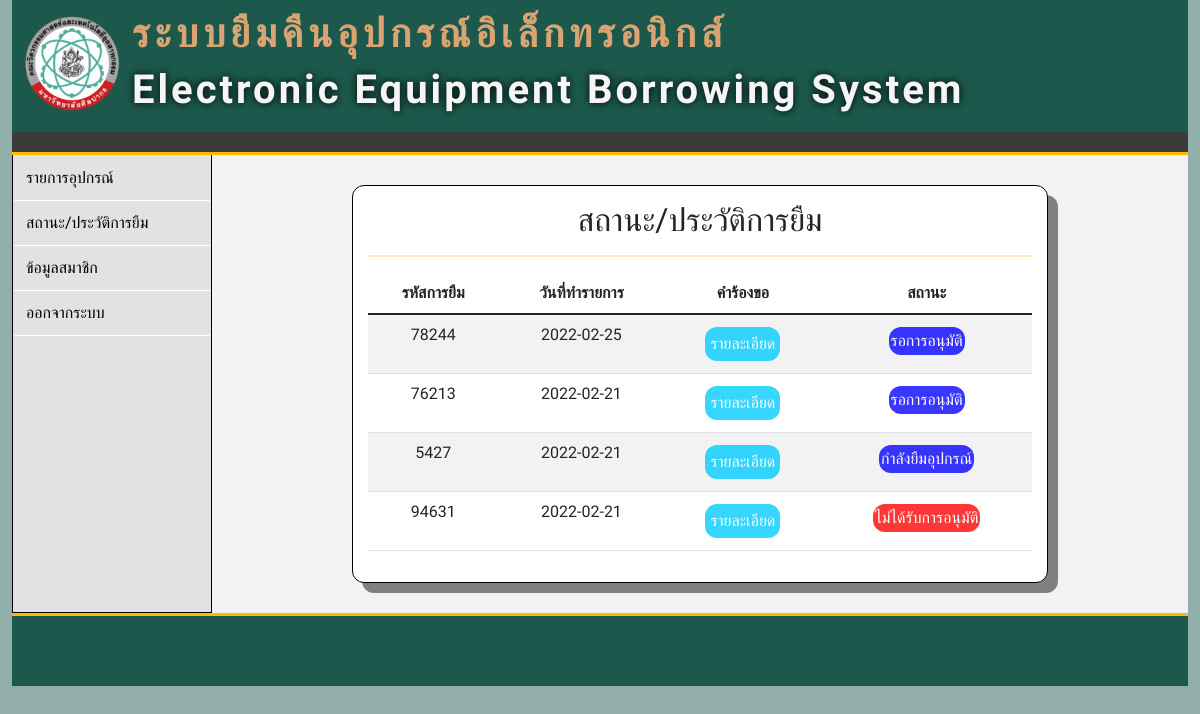
Before: /s_history.php (signed in) with the older database file.
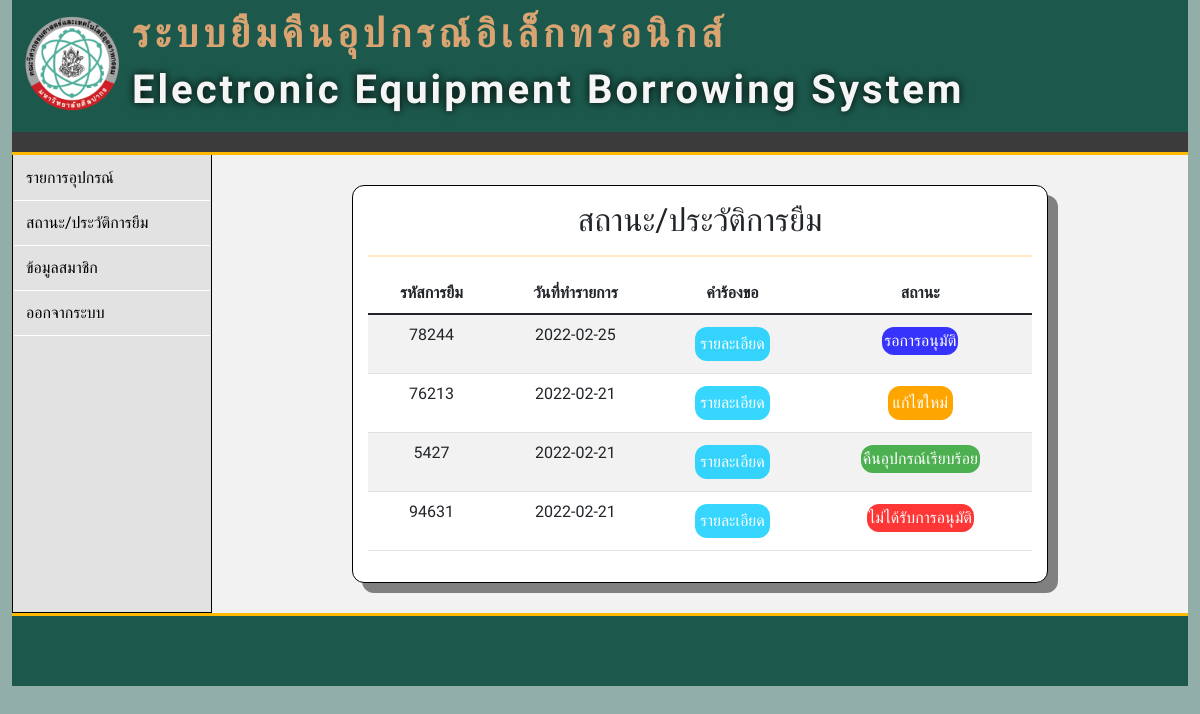
After: the same page with the newer database file.
### tables this page shows
CREATE TABLE `tb_eq_borrow` (
  `id` int(10) NOT NULL,
  `borrow_id` int(255) NOT NULL,
  `s_user` varchar(255) NOT NULL,
  `eq_id` int(100) NOT NULL,
  `eq_number` int(100) NOT NULL,
  `FromDate` varchar(255) NOT NULL,
  `ToDate` varchar(255) NOT NULL,
  `Descriptions` varchar(255) NOT NULL,
  `Status` int(10) NOT NULL DEFAULT 1,
  `DateTime` date NOT NULL DEFAULT current_timestamp()
);

### function/function.php (called while the page is built, shortened)
<?php
class DB_con
{
    public function __construct()
    {
        $conn = mysqli_connect(DB_SERVER, DB_USER, DB_PASS, DB_NAME);
        $this->dbcon = $conn;
    }
    public function eq_borrow_suser_fetch($s_user)
    {
        $result = mysqli_query($this->dbcon, "SELECT * FROM tb_eq_borrow WHERE s_user = '$s_user' GROUP BY borrow_id ORDER BY id DESC");
        return $result;
    }
    public function eq_borrow_id_fetch($borrow_id)
    {
        $result = mysqli_query($this->dbcon, "SELECT * FROM tb_eq_borrow WHERE borrow_id = '$borrow_id' ");
        return $result;
    }
}
?>

### s_history.php (the view, shortened to what this page needs)
<!DOCTYPE html>
<html lang="en">
<head>
    <link href="https://cdn.jsdelivr.net/npm/bootstrap@5.1.2/dist/css/bootstrap.min.css" rel="stylesheet">
    <link rel="stylesheet" href="css/history.css">
</head>
<body style="background-color: #91AFA8">
    <div class="container-fluid">
        <?php
        include "item/pageheader.php";
        ?>
        <div class="menu">
            <aside>
                <?php
                include "item/menubar_s.php";
                ?>
            </aside>
            <main class="form">
                <div class="box">
                    <h2>สถานะ/ประวัติการยืม</h2>
                    <hr class="s1">
                    <form action="#" method="post" enctype="multipart/form-data">
                        <table class="table table-striped">
                            <thead>
                                <tr>
                                    <th>รหัสการยืม</th>
                                    <th>วันที่ทำรายการ</th>
                                    <th>คำร้องขอ</th>
                                    <th>สถานะ</th>
                                </tr>
                            </thead>
                            <tbody>
                                <?php
                                include_once('function/function.php');
                                $s_user = $_SESSION['s_user'];
                                $eq = new DB_con();
                                $eq1 = new DB_con();
                                $eq2 = new DB_con();
                                $eq_p_borrow = $eq->eq_borrow_suser_fetch($s_user);
                                $i = 1;
                                while ($sql1 = mysqli_fetch_array($eq_p_borrow)) {
                                ?>
                                    <tr>
                                        <td><?php echo $sql1['borrow_id']; ?></td>
                                        <td><?php echo $sql1['DateTime']; ?></td>
                                        <td>
                                            <a class="bb2" href="#popup<?php echo $i; ?>">รายละเอียด</a>
                                                                <?php
                                                                    $borrow_id = $sql1['borrow_id'];
                                                                    $suser = $eq2->eq_borrow_id_fetch($borrow_id);
                                                                    while ($sql2 = mysqli_fetch_array($suser)) {
                                                                        ?>
                                                                        <?php
                                                                        $eq_id = $sql2['eq_id'];
                                                                        $eq_name = $eq1->eq_id_fetch($eq_id);
                                                                        while ($sql3 = mysqli_fetch_array($eq_name)) { ?>
                                                                            <?php
                                                                            $i = $i + 1;
                                                                        }
                                                                        ?>
                                                                    <?php
                                                                        $i = $i + 1;
                                                                    }
                                                                    ?>
                                        </td>
                                        <?php if ($sql1['Status'] == 1 || $sql1['Status'] == 2) { ?>
                                            <td>
                                                <div class="bb">
                                                    รอการอนุมัติ
                                                </div>
                                            </td>
                                            <?php }
                                        if ($sql1['Status'] == 3 || $sql1['Status'] == 5) { ?>
                                            <td>
                                                <div class="rb">
                                                    ไม่ได้รับการอนุมัติ
                                                </div>
                                            </td>
                                            <?php }
                                        if ($sql1['Status'] == 4) { ?>
                                            <?php }
                                        if ($sql1['Status'] == 6) { ?>
                                            <td>
                                                <div class="bb">
                                                    กำลังยืมอุปกรณ์
                                                </div>
                                            </td>
                                            <?php }
                                        if ($sql1['Status'] == 8) { ?>
                                            <td>
                                                <div class="gb">
                                                    คืนอุปกรณ์เรียบร้อย
                                                </div>
                                            </td>
                                            <?php }
                                        if ($sql1['Status'] == 10) { ?>
                                            <td>
                                                <div class="ob">
                                                    แก้ไขใหม่
                                                </div>
                                            </td>
                                            <?php } ?>
                                        </tr>
                                        <?php
                                    $i = $i + 1;
                                }
                                ?>
                            </tbody>
                        </table>
                    </form>
                </div>
            </main>
        </div>
        <?php
        include "item/footer.php";
        ?>
    </div>
</body>
</html>

### item/pageheader.php
<head>
    <link rel="stylesheet" href="css/pageheader.css">
</head>
<header>
    <a class="p1">
        <img src="image/icon1.ico" alt="" width="100" class="d-inline-block align-text-top">
    </a>
    <h1 class="hTH">ระบบยืมคืนอุปกรณ์อิเล็กทรอนิกส์</h1>
    <h1 class="hEN">Electronic Equipment Borrowing System</h1>
</header>
<nav style="background-color: #3B3B3B;height:20px;"> </nav>
<nav style="background-color: #FFBA00;height:3px;"> </nav>

### item/menubar_s.php (shortened to what this page needs)
<ul>
    <li><a href="s_eq_borrow.php">รายการอุปกรณ์</a></li>
    <li><a href="s_history.php">สถานะ/ประวัติการยืม</a></li>
    <li><a href="s_info.php">ข้อมูลสมาชิก</a></li>
    <li><a href="function/logout.php">ออกจากระบบ</a></li>
</ul>

### item/footer.php
<head>
    <link rel="stylesheet" href="css/footer.css">
</head>
<nav style="background-color: #FFBA00;height:3px;"> </nav>
<footer>
</footer>

### css/history.css (style rules this page uses)
.form { flex: 1; padding: 10px 10px; flex-wrap: wrap; text-align: center; background-color: #f2f2f2; padding: 20px; width: 40%; }
hr { border-left: 0; }
hr.s1 { border-top: 2px solid rgb(255, 166, 0); }
.box { text-align: center; margin: 15px; border: solid 1px black; border-radius: 12px; padding: 15px; background-color: white; margin: 10px 120px; box-shadow: 10px 10px grey; width: 100%; }
.gb { background-color: #4CAF50; border: none; color: white; padding: 2px; text-align: center; text-decoration: none; display: inline-block; font-size: 16px; margin: 4px 2px; border-radius: 12px; }
.rb { background-color: #ff0000c9; border: none; color: white; padding: 2px; text-align: center; text-decoration: none; display: inline-block; font-size: 16px; margin: 4px 2px; border-radius: 12px; }
.bb { background-color: #0400ffc9; border: none; color: white; padding: 2px; text-align: center; text-decoration: none; display: inline-block; font-size: 16px; margin: 4px 2px; border-radius: 12px; }
.bb2 { background-color: #00ccffc9; border: none; color: white; padding: 5px; text-align: center; text-decoration: none; display: inline-block; font-size: 16px; margin: 4px 2px; border-radius: 12px; }
.ob { background-color: orange; border: none; color: white; padding: 5px; text-align: center; text-decoration: none; display: inline-block; font-size: 16px; margin: 4px 2px; border-radius: 12px; }
.menu { display: flex; width: 100%; }

### css/pageheader.css (style rules this page uses)
* { margin: 0; padding: 0; box-sizing: border-box; font-family: 'Trirong', serif; }
header { background-color: #1C594C; color: whitesmoke; padding: 10px 0; font-size: 20px; }
.p1 { float: left; background-size: cover; margin-right: 10px; margin-left: 10px; }
.hTH { color: #D9A472; letter-spacing: 5px; font-weight: bolder; }
.hEN { text-shadow: 0 0 0.2em rgb(0, 0, 0); letter-spacing: 3px; font-weight: bolder; }
aside { width: 200px; align-self: stretch; background-color: #E2E2E2; border: 1px solid black; border-top: none; }
aside ul { list-style-type: none; padding: 1px; }
aside ul li { padding-left: 12px; border-bottom: 1px solid rgb(255, 255, 255); }
aside ul li a { padding: 10px 0; color: rgb(0, 0, 0); text-decoration: none; display: flex; }
main { flex: 1; padding: 10px 10px; display: flex; flex-wrap: wrap; }

### css/footer.css (style rules this page uses)
footer { background-color: #1C594C; color: whitesmoke; height: 70px; }

Changed rows visible on the page:
changed tb_eq_borrow (number 2 of 4 on the later page): Status "รอการอนุมัติ" → "แก้ไขใหม่"
changed tb_eq_borrow (number 3 of 4 on the later page): Status "กำลังยืมอุปกรณ์" → "คืนอุปกรณ์เรียบร้อย"
